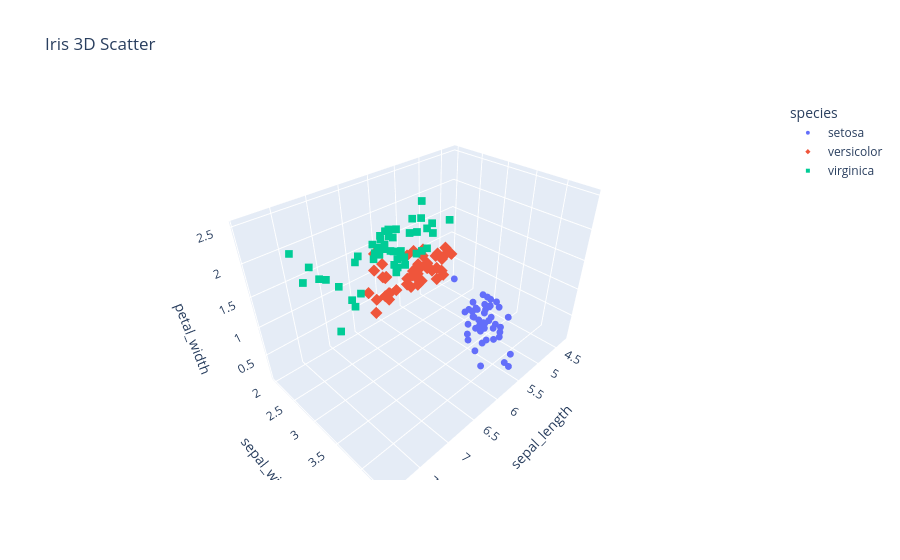

The notebook cell this image was saved under:
### Markdown cell above
## 3. 3D Charts

### Code cell
# 3D Scatter
iris = px.data.iris()
fig = px.scatter_3d(
    iris,
    x='sepal_length', y='sepal_width', z='petal_width',
    color='species', symbol='species',
    title='Iris 3D Scatter'
)
fig.update_traces(marker_size=4)
fig.show()

### Figure 1 — Plotly figure (JSON) as saved in the notebook; plotly's stock layout.template omitted (floating-point values rounded to 4 significant figures)
{"data": [{"hovertemplate": "species=setosa<br>sepal_length=%{x}<br>sepal_width=%{y}<br>petal_width=%{z}<extra></extra>", "legendgroup": "setosa", "marker": {"color": "#636efa", "size": 4, "symbol": "circle"}, "mode": "markers", "name": "setosa", "scene": "scene", "showlegend": true, "x": [5.1, 4.9, 4.7, 4.6, 5.0, 5.4, 4.6, 5.0, 4.4, 4.9, 5.4, 4.8, 4.8, 4.3, 5.8, 5.7, 5.4, 5.1, 5.7, 5.1, 5.4, 5.1, 4.6, 5.1, 4.8, 5.0, 5.0, 5.2, 5.2, 4.7, 4.8, 5.4, 5.2, 5.5, 4.9, 5.0, 5.5, 4.9, 4.4, 5.1, 5.0, 4.5, 4.4, 5.0, 5.1, 4.8, 5.1, 4.6, 5.3, 5.0], "y": [3.5, 3.0, 3.2, 3.1, 3.6, 3.9, 3.4, 3.4, 2.9, 3.1, 3.7, 3.4, 3.0, 3.0, 4.0, 4.4, 3.9, 3.5, 3.8, 3.8, 3.4, 3.7, 3.6, 3.3, 3.4, 3.0, 3.4, 3.5, 3.4, 3.2, 3.1, 3.4, 4.1, 4.2, 3.1, 3.2, 3.5, 3.1, 3.0, 3.4, 3.5, 2.3, 3.2, 3.5, 3.8, 3.0, 3.8, 3.2, 3.7, 3.3], "z": [0.2, 0.2, 0.2, 0.2, 0.2, 0.4, 0.3, 0.2, 0.2, 0.1, 0.2, 0.2, 0.1, 0.1, 0.2, 0.4, 0.4, 0.3, 0.3, 0.3, 0.2, 0.4, 0.2, 0.5, 0.2, 0.2, 0.4, 0.2, 0.2, 0.2, 0.2, 0.4, 0.1, 0.2, 0.1, 0.2, 0.2, 0.1, 0.2, 0.2, 0.3, 0.3, 0.2, 0.6, 0.4, 0.3, 0.2, 0.2, 0.2, 0.2], "type": "scatter3d"}, {"hovertemplate": "species=versicolor<br>sepal_length=%{x}<br>sepal_width=%{y}<br>petal_width=%{z}<extra></extra>", "legendgroup": "versicolor", "marker": {"color": "#EF553B", "size": 4, "symbol": "diamond"}, "mode": "markers", "name": "versicolor", "scene": "scene", "showlegend": true, "x": [7.0, 6.4, 6.9, 5.5, 6.5, 5.7, 6.3, 4.9, 6.6, 5.2, 5.0, 5.9, 6.0, 6.1, 5.6, 6.7, 5.6, 5.8, 6.2, 5.6, 5.9, 6.1, 6.3, 6.1, 6.4, 6.6, 6.8, 6.7, 6.0, 5.7, 5.5, 5.5, 5.8, 6.0, 5.4, 6.0, 6.7, 6.3, 5.6, 5.5, 5.5, 6.1, 5.8, 5.0, 5.6, 5.7, 5.7, 6.2, 5.1, 5.7], "y": [3.2, 3.2, 3.1, 2.3, 2.8, 2.8, 3.3, 2.4, 2.9, 2.7, 2.0, 3.0, 2.2, 2.9, 2.9, 3.1, 3.0, 2.7, 2.2, 2.5, 3.2, 2.8, 2.5, 2.8, 2.9, 3.0, 2.8, 3.0, 2.9, 2.6, 2.4, 2.4, 2.7, 2.7, 3.0, 3.4, 3.1, 2.3, 3.0, 2.5, 2.6, 3.0, 2.6, 2.3, 2.7, 3.0, 2.9, 2.9, 2.5, 2.8], "z": [1.4, 1.5, 1.5, 1.3, 1.5, 1.3, 1.6, 1.0, 1.3, 1.4, 1.0, 1.5, 1.0, 1.4, 1.3, 1.4, 1.5, 1.0, 1.5, 1.1, 1.8, 1.3, 1.5, 1.2, 1.3, 1.4, 1.4, 1.7, 1.5, 1.0, 1.1, 1.0, 1.2, 1.6, 1.5, 1.6, 1.5, 1.3, 1.3, 1.3, 1.2, 1.4, 1.2, 1.0, 1.3, 1.2, 1.3, 1.3, 1.1, 1.3], "type": "scatter3d"}, {"hovertemplate": "species=virginica<br>sepal_length=%{x}<br>sepal_width=%{y}<br>petal_width=%{z}<extra></extra>", "legendgroup": "virginica", "marker": {"color": "#00cc96", "size": 4, "symbol": "square"}, "mode": "markers", "name": "virginica", "scene": "scene", "showlegend": true, "x": [6.3, 5.8, 7.1, 6.3, 6.5, 7.6, 4.9, 7.3, 6.7, 7.2, 6.5, 6.4, 6.8, 5.7, 5.8, 6.4, 6.5, 7.7, 7.7, 6.0, 6.9, 5.6, 7.7, 6.3, 6.7, 7.2, 6.2, 6.1, 6.4, 7.2, 7.4, 7.9, 6.4, 6.3, 6.1, 7.7, 6.3, 6.4, 6.0, 6.9, 6.7, 6.9, 5.8, 6.8, 6.7, 6.7, 6.3, 6.5, 6.2, 5.9], "y": [3.3, 2.7, 3.0, 2.9, 3.0, 3.0, 2.5, 2.9, 2.5, 3.6, 3.2, 2.7, 3.0, 2.5, 2.8, 3.2, 3.0, 3.8, 2.6, 2.2, 3.2, 2.8, 2.8, 2.7, 3.3, 3.2, 2.8, 3.0, 2.8, 3.0, 2.8, 3.8, 2.8, 2.8, 2.6, 3.0, 3.4, 3.1, 3.0, 3.1, 3.1, 3.1, 2.7, 3.2, 3.3, 3.0, 2.5, 3.0, 3.4, 3.0], "z": [2.5, 1.9, 2.1, 1.8, 2.2, 2.1, 1.7, 1.8, 1.8, 2.5, 2.0, 1.9, 2.1, 2.0, 2.4, 2.3, 1.8, 2.2, 2.3, 1.5, 2.3, 2.0, 2.0, 1.8, 2.1, 1.8, 1.8, 1.8, 2.1, 1.6, 1.9, 2.0, 2.2, 1.5, 1.4, 2.3, 2.4, 1.8, 1.8, 2.1, 2.4, 2.3, 1.9, 2.3, 2.5, 2.3, 1.9, 2.0, 2.3, 1.8], "type": "scatter3d"}], "layout": {"legend": {"title": {"text": "species"}, "tracegroupgap": 0}, "scene": {"domain": {"x": [0.0, 1.0], "y": [0.0, 1.0]}, "xaxis": {"title": {"text": "sepal_length"}}, "yaxis": {"title": {"text": "sepal_width"}}, "zaxis": {"title": {"text": "petal_width"}}}, "title": {"text": "Iris 3D Scatter"}}}
